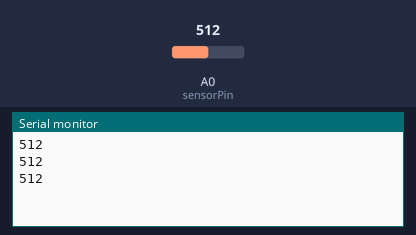
A sketch run on a simulated Arduino Uno, built with avr-gcc and run on an emulated ATmega328P. Parts: the last lines printed to the serial monitor. The test bench sets the inputs (shaded band); at power-on: A0 (sensorPin) = 512.

Above: at 1.3 s.
1.4 s: A0 (sensorPin) set to 716
At 1.9 s:
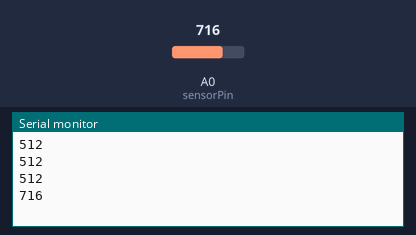
2.9 s: A0 (sensorPin) set to 900
At 3.4 s:
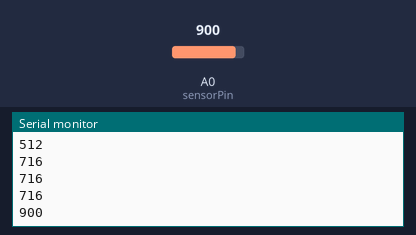
Timing chart, 0 to 5.9 s (numbered marks = the images above; inputs shaded):
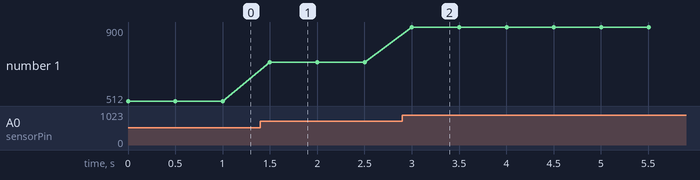

Measured:
- after the input at 1.4 s, the serial monitor: prints a new line after 0.10 s (image 1)
- after the input at 2.9 s, the serial monitor: prints a new line after 0.10 s (image 2)
- plotted number 1: 512 → 716 after the input at 1.4 s, 716 → 900 after the input at 2.9 s

The sketch:

moisture.ino
```cpp
/*
*
*  This program takes input from the moisture sensor
*  and print them in serial
*
*
* @file moisture.ino
* @author Benoit Cotte
*
*/


#include <Arduino.h>

const int sensorPin = 0;    // select the input pin for the sensor
int sensorValue = 0;  // variable to store the value coming from the sensor
long time; //var to store time

void setup() {
  //  setup serial
  Serial.begin(9600);
}

void loop() {
  // read the value from the sensor:
  sensorValue = analogRead(sensorPin);
  Serial.println(sensorValue);
  delay(500);
}
```
